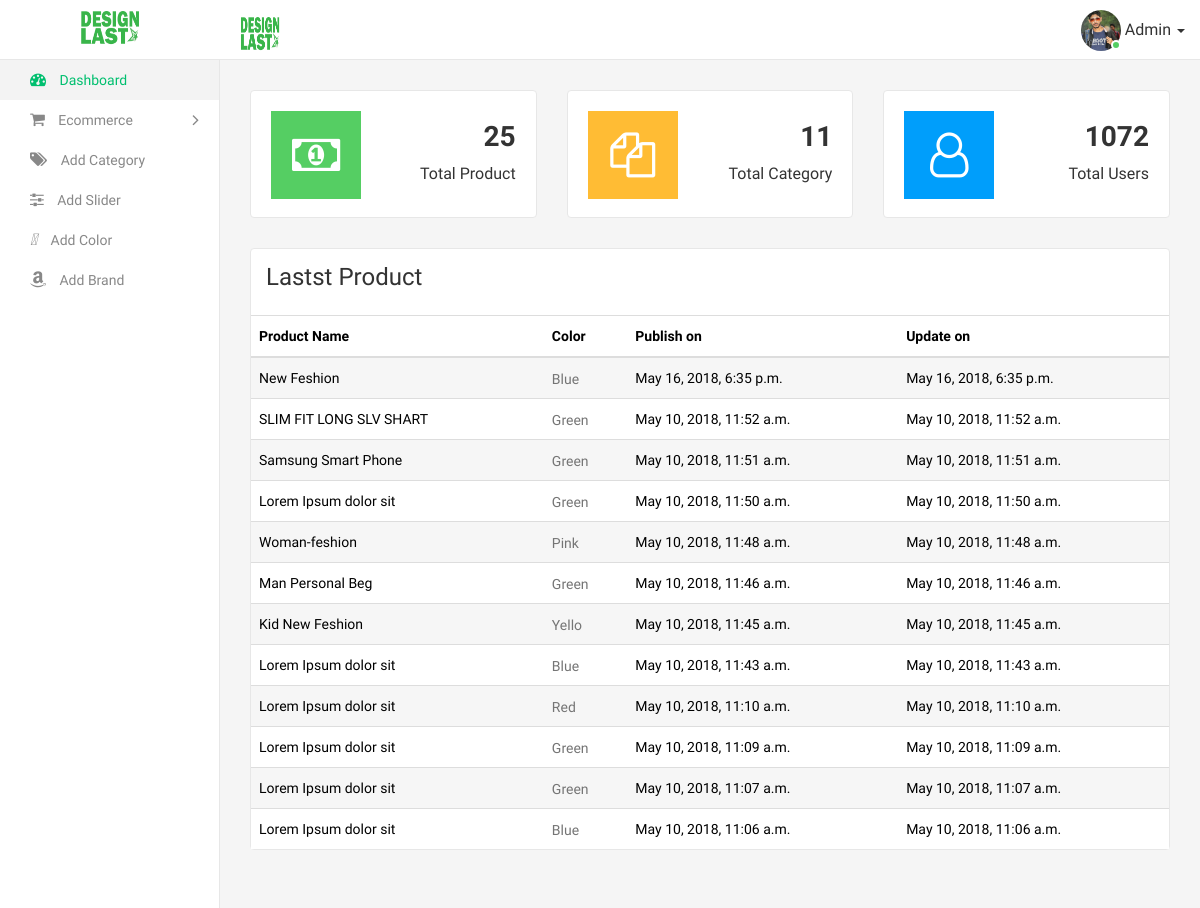
The app's page /dashboard/ (signed in), older data.
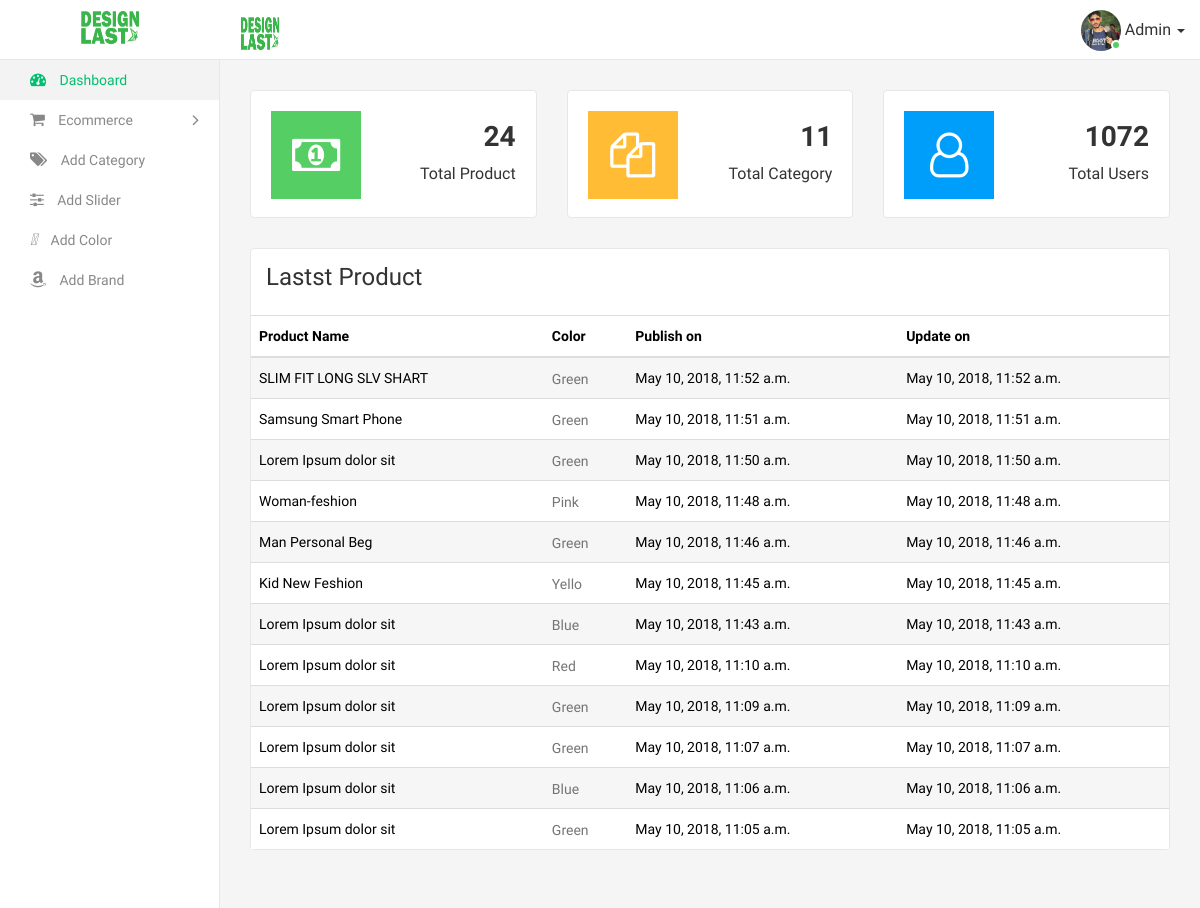
The same page, newer data.
### shopapp/models.py (models this page shows, shortened)
class Product(models.Model):
    name = models.CharField(max_length = 100)
    product_code = models.IntegerField(blank = True, null = True)
    price = models.IntegerField()
    discount_price = models.IntegerField(blank = True, null = True)
    discount_off_price = models.IntegerField(blank = True, null = True)
    category = models.ForeignKey(Category, on_delete = models.CASCADE)
    color = models.ForeignKey(Color, on_delete = models.CASCADE)
    brand_name = models.ForeignKey(Brand, on_delete = models.CASCADE)
    image = models.ImageField(upload_to = 'product')
    order_now_link = models.URLField(max_length=200, blank=False)
    description = models.TextField()
    publish_on = models.DateTimeField(auto_now = False, auto_now_add = True)
    update_on = models.DateTimeField(auto_now = False, auto_now_add = True)

class Color(models.Model):
    name = models.CharField(max_length = 20, unique = True)
    create_at = models.DateTimeField(auto_now = True, auto_now_add = False)
    def __str__(self):
        return self.name

### shopapp/views.py (the view)
# urls.py: path('dashboard/', dashboard_views, name = 'dashboard_views'),
def dashboard_views(request):
    if request.user.is_authenticated:
        count_product = Product.objects.count()
        count_category = Category.objects.count()
        latest_product = Product.objects.all().order_by('-id')[:12]
        context = {
            'count_product' : count_product,
            'count_category' : count_category,
            'latest_product' : latest_product,
        }
        template_name = 'admin/dashboard.html'
        return render(request, template_name, context)
    else:
        return redirect(login_views)
    return render(request, 'app/bashboard.html', context)

### templates/admin/dashboard.html (shortened to what this page needs)
{% extends 'app/base_admin.html' %}
{% load static %}
        {% block body %}
        <div class="page-wrapper">
            <div class="content container-fluid">
                <div class="row">
                    <div class="col-md-6 col-sm-6 col-lg-4">
                        <div class="dash-widget dash-widget5">
                            <span class="dash-widget-icon bg-success"><i class="fa fa-money" aria-hidden="true"></i></span>
                            <div class="dash-widget-info">
                                <h3>{{count_product}}</h3>
                                <span>Total Product</span>
                            </div>
                        </div>
                    </div>
                    <div class="col-md-6 col-sm-6 col-lg-4">
                        <div class="dash-widget dash-widget5">
                            <span class="dash-widget-icon bg-warning"><i class="fa fa-files-o"></i></span>
                            <div class="dash-widget-info">
                                <h3>{{count_category}}</h3>
                                <span>Total Category</span>
                            </div>
                        </div>
                    </div>
                    <div class="col-md-6 col-sm-6 col-lg-4">
                        <div class="dash-widget dash-widget5">
                            <span class="dash-widget-icon bg-info"><i class="fa fa-user-o" aria-hidden="true"></i></span>
                            <div class="dash-widget-info">
                                <h3>1072</h3>
                                <span>Total Users</span>
                            </div>
                        </div>
                    </div>
                </div>
                <div class="row">
                    <div class="col-sm-12">
                        <div class="panel panel-table">
                            <div class="panel-heading">
                                <h3>Lastst Product</h3>
                            </div>
                            <div class="panel-body">
                                <div class="table-responsive">
                                    <table class="table table-striped custom-table m-b-0">
                                        <thead>
                                            <tr>
                                                <th>Product Name</th>
                                                <th>Color</th>
                                                <th>Publish on</th>
                                                <th>Update on</th>
                                            </tr>
                                        </thead>
                                        <tbody>
                                          {% if latest_product %}
                                          {% for item in latest_product %}
                                            <tr>
                                                <td>{{item.name}}</td>
                                                <td>
                                                    <h2><a href="#">{{item.color}}</a></h2>
                                                </td>
                                                <td>{{item.publish_on}}</td>
                                                <td>{{item.update_on}}</td>
                                            </tr>
                                            {% endfor %}
                                            {% endif %}
                                        </tbody>
                                    </table>
                                </div>
                            </div>
                        </div>
                    </div>
                </div>
            </div>
        </div>
        {% endblock %}

Row changes from the older to the newer data that the page shows:
removed Product: name "New Feshion", color "Blue", publish_on "May 16, 2018, 6:35 p.m.", update_on "May 16, 2018, 6:35 p.m."
now on this page (row unchanged): Product: name "Lorem Ipsum dolor sit", color "Green", publish_on "May 10, 2018, 11:05 a.m.", update_on "May 10, 2018, 11:05 a.m."
Text that changed along with them:
{{ count_product }}: "25" → "24"
